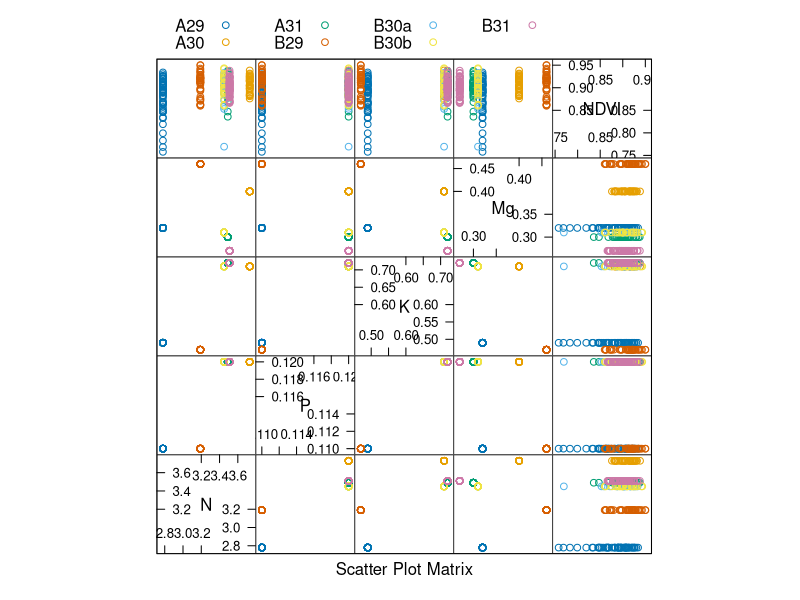
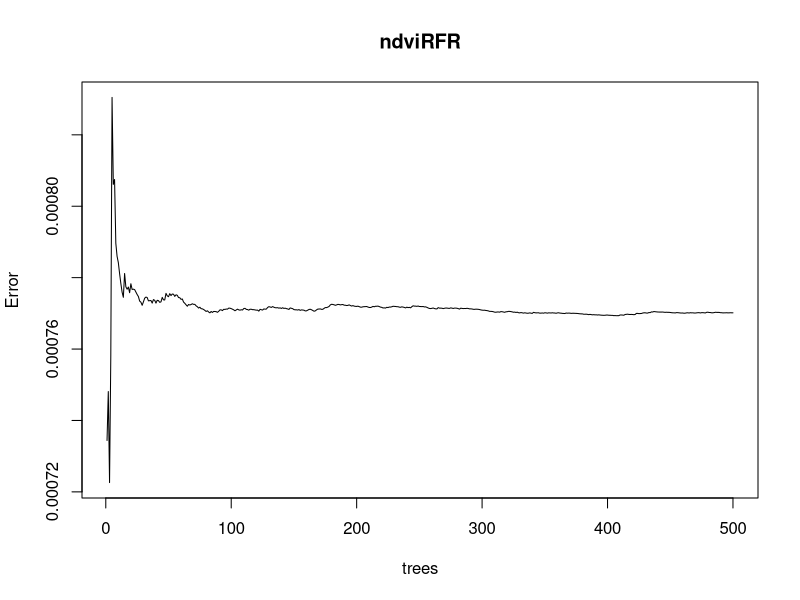
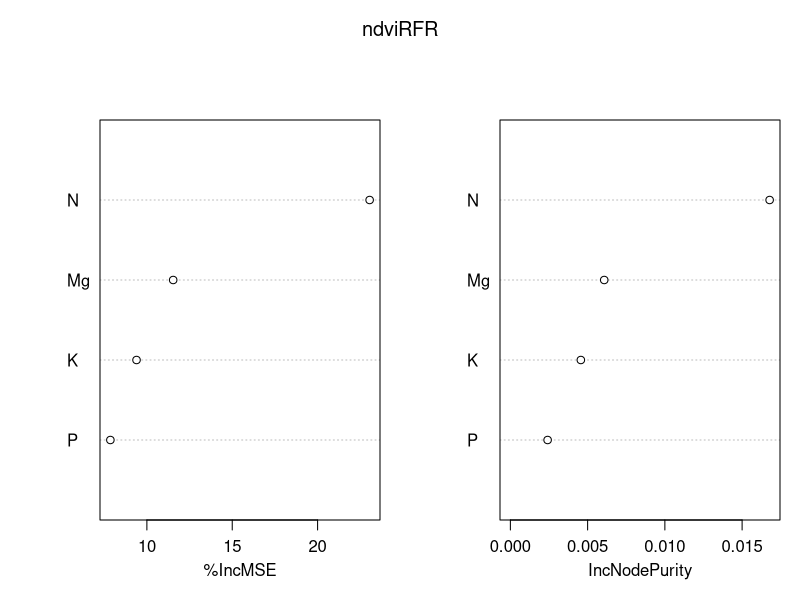
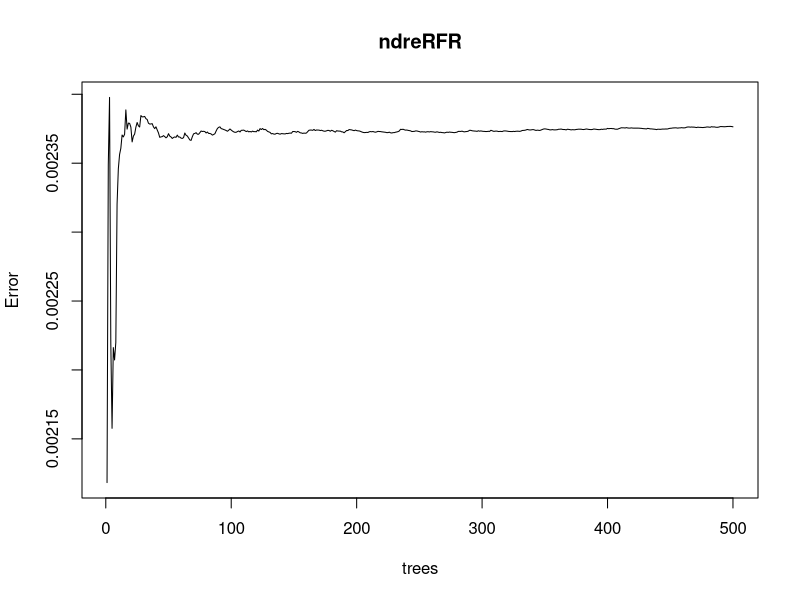
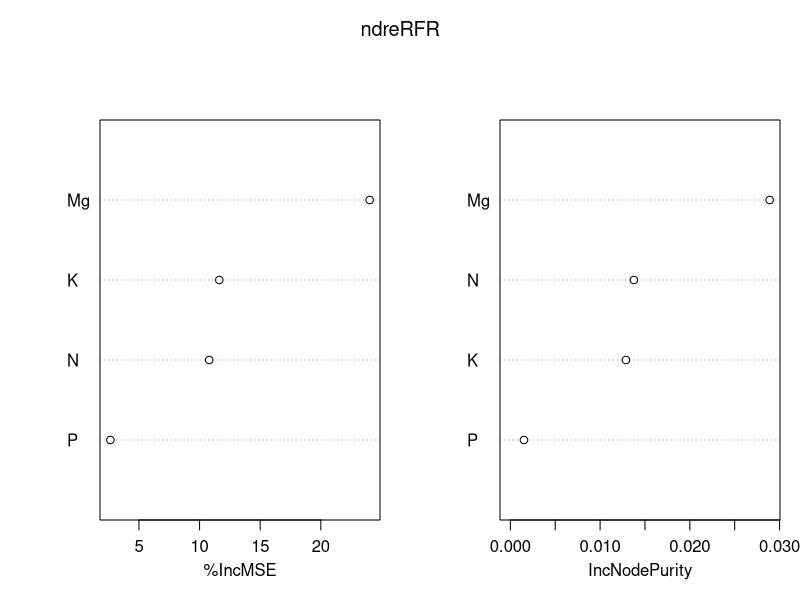
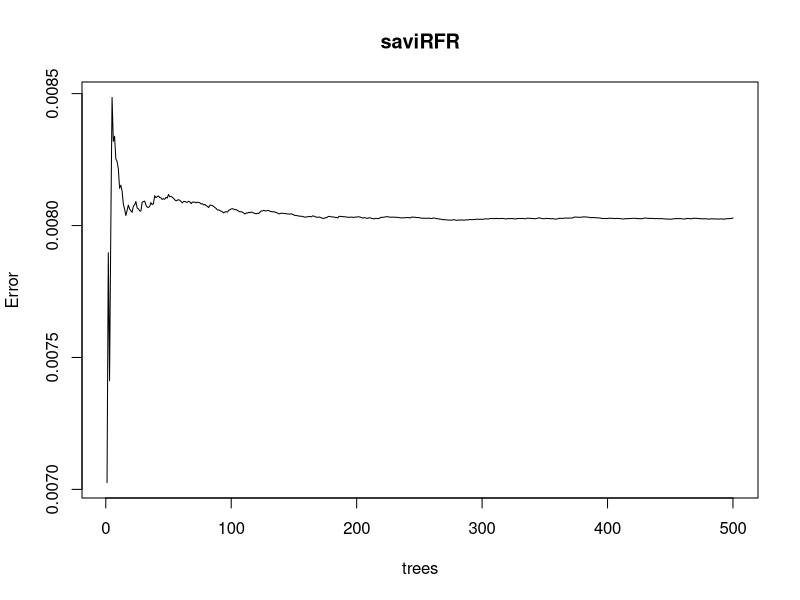
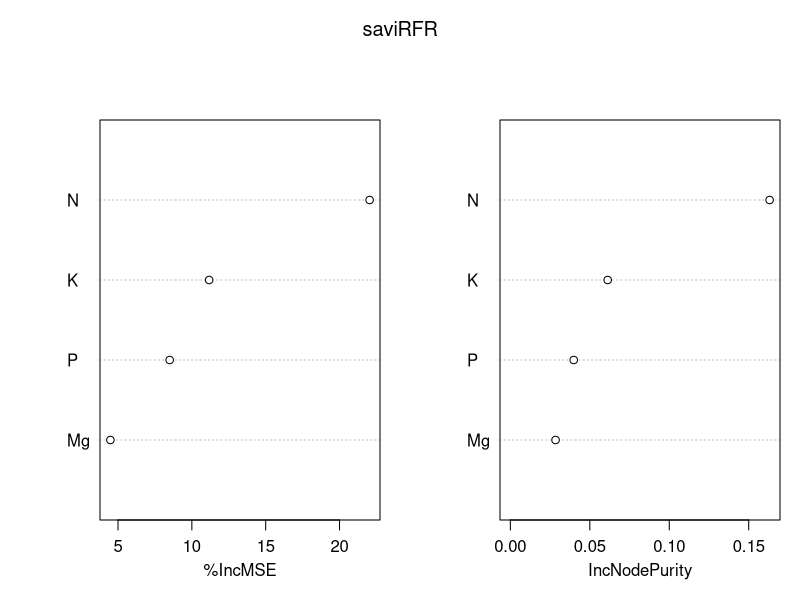

Here is the R script that generated these plots, in order:
# -------------------------------------------------------------------------
# title       : Using Random Forest Regression for Estimate
#               Leaf Nutritions of Oil Palm Based on UAV Imagery
# data source : 
# author      : Ziyadatul Hikmah 
# date        : 21/02/2024
# -------------------------------------------------------------------------

# install and load packages -----------------------------------------------
# libraries we need
libs <- c("randomForest", # for build randomForest model
          "tidyverse",    # handling and visualization data
          "caret"         # for model validation
          )

# install packages
installed_libs <- libs %in% row.names(
  install.packages()
)

if(any(installed_libs == F)) {
  install.packages(
    libs[!installed_libs]
  )
}

# load packages
invisible(lapply(libs, library, character.only = T))

# set working directory ---------------------------------------------------
setwd("D:/Ziy/Course GIS & RS/Drone/RFR")

# importing dataset into R ------------------------------------------------
# NDVI dataset
ndvi_dataset <- readr::read_csv("NDVI.csv")

# NDRE dataset
ndre_dataset <- readr::read_csv("NDRE.csv")

# SAVI dataset
savi_dataset <- readr::read_csv("SAVI.csv")

# split data  -------------------------------------------------------------
set.seed(500)

# split NDVI dataset
trainSamplesNDVI <- sample(1:nrow(ndvi_dataset), 0.75*nrow(ndvi_dataset))
trainDatNDVI <- ndvi_dataset[trainSamplesNDVI, ]
testDatNDVI <- ndvi_dataset[-trainSamplesNDVI, ]

# split NDRE dataset
trainSamplesNDRE <- sample(1:nrow(ndre_dataset), 0.75*nrow(ndre_dataset))
trainDatNDRE <- ndre_dataset[trainSamplesNDRE, ]
testDatNDRE <- ndre_dataset[-trainSamplesNDRE, ]

# split SAVI dataset
trainSamplesSAVI <- sample(1:nrow(savi_dataset), 0.75*nrow(savi_dataset))
trainDatSAVI <- savi_dataset[trainSamplesSAVI, ]
testDatSAVI <- savi_dataset[-trainSamplesSAVI, ]

# visualize relationships -------------------------------------------------
featurePlot(x = trainDatNDVI[, c("N","P","K","Mg","NDVI")], 
            y = factor(trainDatNDVI$Block), 
            plot = "pairs",
            auto.key = list(columns = 5))

# build random forest regression model ------------------------------------
# define variable as independent and dependent variables
varInd <- c("NDVI","NDRE","SAVI") # independent variables
varDep <- c("N","P","K","Mg")     # dependent variables

# NDVI RFR
ndviRFR <- randomForest::randomForest(
  NDVI ~ N + P + K + Mg,
  data = trainDatNDVI,
  importance = T,
  ntree = 500,
  mtry = 2
)

print(ndviRFR)      # randomForest model print
plot(ndviRFR)       # randomForest model plot
varImpPlot(ndviRFR) # variable importance plot

# NDRE RFR
ndreRFR <- randomForest::randomForest(
  NDRE ~ N + P + K + Mg,
  data = trainDatNDRE,
  importance = T,
  ntree = 500,
  mtry = 2
)

print(ndreRFR)      # randomForest model print
plot(ndreRFR)       # randomForest model plot
varImpPlot(ndreRFR) # variable importance plot

# NDVI RFR
saviRFR <- randomForest::randomForest(
  SAVI ~ N + P + K + Mg,
  data = trainDatSAVI,
  importance = T,
  ntree = 500,
  mtry = 2
)

print(saviRFR)      # randomForest model print
plot(saviRFR)       # randomForest model plot
varImpPlot(saviRFR) # variable importance plot

# model prediction --------------------------------------------------------
# NDVI RFR prediction
ndviPred <- predict(ndviRFR, testDatNDVI)

# NDRE RFR prediction
ndrePred <- predict(ndreRFR, testDatNDRE)

# SAVI RFR prediction
saviPred <- predict(saviRFR, testDatSAVI)

# model validation --------------------------------------------------------
# NDVI RFR validation -----------------------------------------------------
# 1. RMSE: Root Mean Squared Error
rmseNDVI_N <- caret::RMSE(ndviPred, as.numeric(testDatNDVI$N))
rmseNDVI_P <- caret::RMSE(ndviPred, as.numeric(testDatNDVI$P))
rmseNDVI_K <- caret::RMSE(ndviPred, as.numeric(testDatNDVI$K))
rmseNDVI_Mg <- caret::RMSE(ndviPred, as.numeric(testDatNDVI$Mg))

print(paste("Root Mean Squared Error (RMSE NDVI N; P; K; Mg):", rmseNDVI_N,
            ";", rmseNDVI_P,
            ";", rmseNDVI_K,
            ";", rmseNDVI_Mg
))

# 2. R2: R-Squared
R2NDVI_N <- caret::R2(ndviPred, as.numeric(testDatNDVI$N))
R2NDVI_P <- caret::R2(ndviPred, as.numeric(testDatNDVI$P))
R2NDVI_K <- caret::R2(ndviPred, as.numeric(testDatNDVI$K))
R2NDVI_Mg <- caret::R2(ndviPred, as.numeric(testDatNDVI$Mg))

print(paste("Coeficient Determination (R-squared NDVI N; P; K; Mg):", R2NDVI_N,
            ";", R2NDVI_P,
            ";", R2NDVI_K,
            ";", R2NDVI_Mg
))

# NDRE RFR validation -----------------------------------------------------
# 1. RMSE: Root Mean Squared Error
rmseNDRE_N <- caret::RMSE(ndrePred, as.numeric(testDatNDRE$N))
rmseNDRE_P <- caret::RMSE(ndrePred, as.numeric(testDatNDRE$P))
rmseNDRE_K <- caret::RMSE(ndrePred, as.numeric(testDatNDRE$K))
rmseNDRE_Mg <- caret::RMSE(ndrePred, as.numeric(testDatNDRE$Mg))

print(paste("Root Mean Squared Error (RMSE NDRE N; P; K; Mg):", rmseNDRE_N,
            ";", rmseNDRE_P,
            ";", rmseNDRE_K,
            ";", rmseNDRE_Mg
            ))

# 2. R2: R-Squared 
R2NDRE_N <- caret::R2(ndrePred, as.numeric(testDatNDRE$N))
R2NDRE_P <- caret::R2(ndrePred, as.numeric(testDatNDRE$P))
R2NDRE_K <- caret::R2(ndrePred, as.numeric(testDatNDRE$K))
R2NDRE_Mg <- caret::R2(ndrePred, as.numeric(testDatNDRE$Mg))

print(paste("Coeficient Determination (R-squared NDRE N; P; K; Mg):", R2NDRE_N,
            ";", R2NDRE_P,
            ";", R2NDRE_K,
            ";", R2NDRE_Mg
))

# SAVI RFR validation -----------------------------------------------------
# 1. RMSE: Root Mean Squared Error
rmseSAVI_N <- caret::RMSE(saviPred, as.numeric(testDatSAVI$N))
rmseSAVI_P <- caret::RMSE(saviPred, as.numeric(testDatSAVI$P))
rmseSAVI_K <- caret::RMSE(saviPred, as.numeric(testDatSAVI$K))
rmseSAVI_Mg <- caret::RMSE(saviPred, as.numeric(testDatSAVI$Mg))

print(paste("Root Mean Squared Error (RMSE SAVI N; P; K; Mg):", rmseSAVI_N,
            ";", rmseSAVI_P,
            ";", rmseSAVI_K,
            ";", rmseSAVI_Mg
))

# 2. R2: R-Squared
R2SAVI_N <- caret::R2(saviPred, as.numeric(testDatSAVI$N))
R2SAVI_P <- caret::R2(saviPred, as.numeric(testDatSAVI$P))
R2SAVI_K <- caret::R2(saviPred, as.numeric(testDatSAVI$K))
R2SAVI_Mg <- caret::R2(saviPred, as.numeric(testDatSAVI$Mg))

print(paste("Coeficient Determination (R-squared SAVI N; P; K; Mg):", R2SAVI_N,
            ";", R2SAVI_P,
            ";", R2SAVI_K,
            ";", R2SAVI_Mg
            ))

# done !!! ----------------------------------------------------------------









